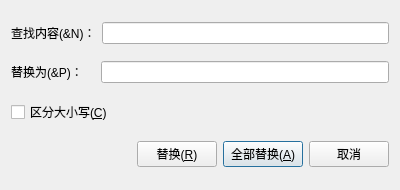
<?xml version="1.0" encoding="UTF-8"?>
<ui version="4.0">
 <class>ReplaceDialog</class>
 <widget class="QDialog" name="ReplaceDialog">
  <property name="windowModality">
   <enum>Qt::NonModal</enum>
  </property>
  <property name="geometry">
   <rect>
    <x>0</x>
    <y>0</y>
    <width>400</width>
    <height>190</height>
   </rect>
  </property>
  <property name="windowTitle">
   <string>替换</string>
  </property>
  <layout class="QVBoxLayout" name="verticalLayout">
   <item>
    <layout class="QHBoxLayout" name="layFind">
     <item>
      <widget class="QLabel" name="label">
       <property name="text">
        <string>查找内容(&amp;N)：</string>
       </property>
      </widget>
     </item>
     <item>
      <widget class="QLineEdit" name="editFind"/>
     </item>
    </layout>
   </item>
   <item>
    <layout class="QHBoxLayout" name="layReplace">
     <item>
      <widget class="QLabel" name="label_2">
       <property name="text">
        <string>替换为(&amp;P)：　</string>
       </property>
      </widget>
     </item>
     <item>
      <widget class="QLineEdit" name="editReplace"/>
     </item>
    </layout>
   </item>
   <item>
    <widget class="QCheckBox" name="chkCase">
     <property name="text">
      <string>区分大小写(&amp;C)</string>
     </property>
    </widget>
   </item>
   <item>
    <layout class="QHBoxLayout" name="layBtns">
     <item>
      <spacer name="spacerBtns">
       <property name="orientation">
        <enum>Qt::Horizontal</enum>
       </property>
       <property name="sizeHint" stdset="0">
        <size>
         <width>40</width>
         <height>20</height>
        </size>
       </property>
      </spacer>
     </item>
     <item>
      <widget class="QPushButton" name="btnReplace">
       <property name="text">
        <string>替换(&amp;R)</string>
       </property>
      </widget>
     </item>
     <item>
      <widget class="QPushButton" name="btnReplaceAll">
       <property name="text">
        <string>全部替换(&amp;A)</string>
       </property>
       <property name="default">
        <bool>true</bool>
       </property>
      </widget>
     </item>
     <item>
      <widget class="QPushButton" name="btnCancel">
       <property name="text">
        <string>取消</string>
       </property>
      </widget>
     </item>
    </layout>
   </item>
  </layout>
 </widget>
 <resources/>
 <connections/>
</ui>
